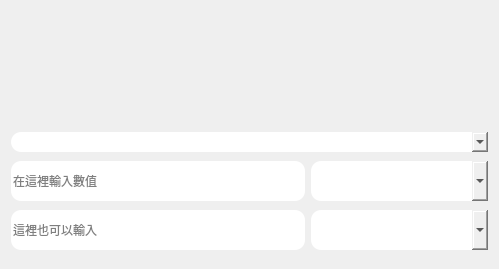
<?xml version="1.0" encoding="UTF-8"?>
<ui version="4.0">
 <class>Form</class>
 <widget class="QWidget" name="Form">
  <property name="geometry">
   <rect>
    <x>0</x>
    <y>0</y>
    <width>499</width>
    <height>269</height>
   </rect>
  </property>
  <property name="windowTitle">
   <string>單位換算機</string>
  </property>
  <property name="styleSheet">
   <string notr="true">.QComboBox{
	border-radius:10%;
	border:1 px solid black;
}
.QLineEdit{
	border-radius:10%;
	border:1 px solid black;
}
.QComboBox:hover{
	background-color:rgb(170,255,255);
}
.QLineEdit:hover{
	background-color:rgb(170,255,255);
}</string>
  </property>
  <layout class="QHBoxLayout" name="horizontalLayout">
   <item>
    <layout class="QGridLayout" name="gridLayout">
     <item row="5" column="0">
      <widget class="QLineEdit" name="InputLineEdit_1">
       <property name="minimumSize">
        <size>
         <width>0</width>
         <height>40</height>
        </size>
       </property>
       <property name="toolTip">
        <string/>
       </property>
       <property name="placeholderText">
        <string>在這裡輸入數值</string>
       </property>
       <property name="clearButtonEnabled">
        <bool>true</bool>
       </property>
      </widget>
     </item>
     <item row="5" column="1">
      <widget class="QComboBox" name="unitComboBox_1">
       <property name="minimumSize">
        <size>
         <width>177</width>
         <height>40</height>
        </size>
       </property>
      </widget>
     </item>
     <item row="4" column="0" colspan="2">
      <widget class="QComboBox" name="dataTypeCombobox">
       <property name="minimumSize">
        <size>
         <width>100</width>
         <height>20</height>
        </size>
       </property>
      </widget>
     </item>
     <item row="6" column="1">
      <widget class="QComboBox" name="unitComboBox_2">
       <property name="minimumSize">
        <size>
         <width>0</width>
         <height>40</height>
        </size>
       </property>
      </widget>
     </item>
     <item row="2" column="0" colspan="2">
      <widget class="QLabel" name="transDataLabel">
       <property name="minimumSize">
        <size>
         <width>0</width>
         <height>50</height>
        </size>
       </property>
       <property name="maximumSize">
        <size>
         <width>16777215</width>
         <height>30</height>
        </size>
       </property>
       <property name="font">
        <font>
         <family>微軟正黑體</family>
         <pointsize>30</pointsize>
         <bold>true</bold>
        </font>
       </property>
       <property name="text">
        <string/>
       </property>
      </widget>
     </item>
     <item row="6" column="0">
      <widget class="QLineEdit" name="InputLineEdit_2">
       <property name="minimumSize">
        <size>
         <width>0</width>
         <height>40</height>
        </size>
       </property>
       <property name="placeholderText">
        <string>這裡也可以輸入</string>
       </property>
       <property name="clearButtonEnabled">
        <bool>true</bool>
       </property>
      </widget>
     </item>
     <item row="3" column="0" colspan="2">
      <spacer name="VerticalSpacer">
       <property name="orientation">
        <enum>Qt::Vertical</enum>
       </property>
       <property name="sizeType">
        <enum>QSizePolicy::Maximum</enum>
       </property>
       <property name="sizeHint" stdset="0">
        <size>
         <width>7</width>
         <height>20</height>
        </size>
       </property>
      </spacer>
     </item>
     <item row="0" column="0" colspan="2">
      <widget class="QLabel" name="orginalDataLabel">
       <property name="maximumSize">
        <size>
         <width>16777215</width>
         <height>30</height>
        </size>
       </property>
       <property name="font">
        <font>
         <family>微軟正黑體</family>
         <pointsize>20</pointsize>
         <bold>true</bold>
        </font>
       </property>
       <property name="styleSheet">
        <string notr="true">color : rgb(71, 71, 71)</string>
       </property>
       <property name="text">
        <string/>
       </property>
      </widget>
     </item>
    </layout>
   </item>
  </layout>
 </widget>
 <resources/>
 <connections/>
</ui>
